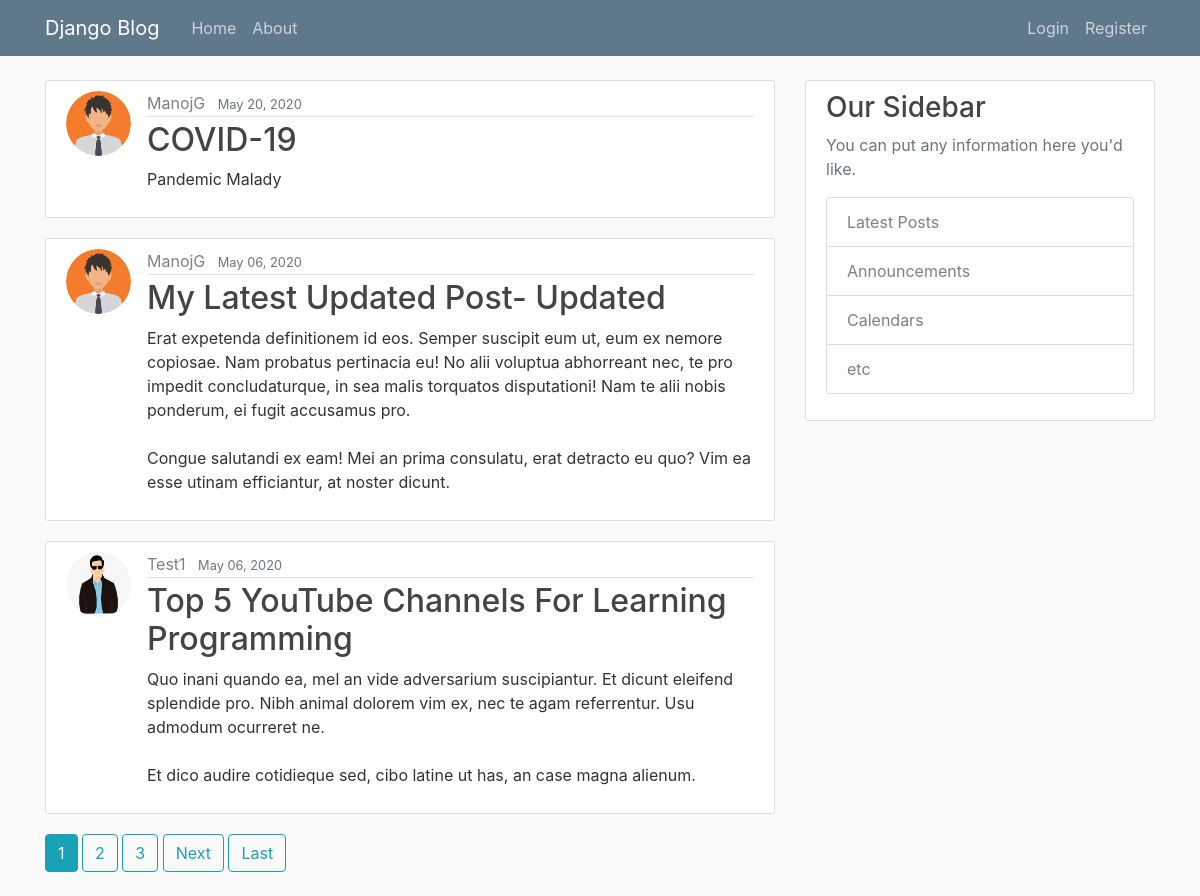
The page / on the database its author committed.
### blog/models.py (models this page shows, shortened)
class Post(models.Model):
    title = models.CharField(max_length=200)
    content = models.TextField()
    date_posted = models.DateTimeField(default=timezone.now)
    author = models.ForeignKey(User, on_delete=models.CASCADE)  # on_delete arg, is likely to delete the posts created by user when the user is no longer existing..

### users/models.py (models this page shows, shortened)
class Profile(models.Model):
    user = models.OneToOneField(User, on_delete=models.CASCADE) # CASCADE, means if user is deleted then delete's profile but not vice versa
    image = models.ImageField(default='default.jpg', upload_to='profile_pics')  # upload_to, is the directory where the pics get uploaded to.

### blog/views.py (the view)
# urls.py: path('', PostListView.as_view(), name='blog-home'),
class PostListView(ListView):
    model = Post
    template_name = 'blog/home.html'    # <app>/<model>_<viewtype>.html     # Overriding & reusing template
    context_object_name =  'posts'
    ordering = ['-date_posted']  # - (minus) will make posts appear in newest to oldest order
    paginate_by = 3

### blog/templates/blog/home.html (shortened to what this page needs)
{% extends "blog/base.html" %}
{% block content %}
        {% for post in posts %}
            <article class="media content-section">
                <img src="{{ post.author.profile.image.url }}" class="rounded-circle article-img">
                <div class="media-body">
                <div class="article-metadata">
                    <a class="mr-2"  href="{% url 'user-posts' post.author.username %}">{{ post.author }}</a>
                    <small class="text-muted">{{ post.date_posted|date:"F d, Y" }}</small>
                </div>
                <h2><a class="article-title" href="{% url 'post-detail' post.id %}">{{ post.title }}</a></h2>
                <p class="article-content">{{ post.content }}</p>
                </div>
            </article>
        {% endfor %}
    {% if is_paginated %}
      {% for num in page_obj.paginator.page_range %}
        {% if page_obj.number == num %}
          <a class="btn btn-info mb-4" href="?page={{ num }}">{{ num }}</a>
        {% elif num > page_obj.number|add:'-3' and num < page_obj.number|add:'3' %}
          <a class="btn btn-outline-info mb-4" href="?page={{ num }}">{{ num }}</a>
        {% endif %}
      {% endfor %}
      {% if page_obj.has_next %}
        <a class="btn btn-outline-info mb-4" href="?page={{ page_obj.next_page_number }}">Next</a>
        <a class="btn btn-outline-info mb-4" href="?page={{ page_obj.paginator.num_pages }}">Last</a>
      {% endif %}
    {% endif %}
{% endblock content %}

### blog/templates/blog/base.html (shortened to what this page needs)
{% load static %}
<!DOCTYPE html>
<html>
<head>
    <link rel="stylesheet" href="https://maxcdn.bootstrapcdn.com/bootstrap/4.0.0/css/bootstrap.min.css">
    <link rel="stylesheet" type="text/css" href="{% static 'blog/main.css' %}">
</head>
<body>
    <header class="site-header">
        <nav class="navbar navbar-expand-md navbar-dark bg-steel fixed-top">
          <div class="container">
            <a class="navbar-brand mr-4" href="{% url 'blog-home' %}">Django Blog</a>
            <div class="collapse navbar-collapse text-center" id="navbarToggle">
              <div class="navbar-nav mr-auto">
                <a class="nav-item nav-link" href="{% url 'blog-home' %}">Home</a>
                <a class="nav-item nav-link" href="{% url 'blog-about' %}">About</a>
              </div>
              <div class="navbar-nav">
                {% if user.is_authenticated %}
                  <a class="nav-item nav-link" href="{% url 'post-create' %}">New Post</a>
                  <a class="nav-item nav-link" href="{% url 'logout' %}">Logout</a>
                  <a class="nav-item nav-link" href="{% url 'profile' %}">{{ user.username }}</a>
                {% else %}
                  <a class="nav-item nav-link" href="{% url 'login' %}">Login</a>
                  <a class="nav-item nav-link" href="{% url 'register' %}">Register</a>
                {% endif %}
              </div>
            </div>
          </div>
        </nav>
    </header>
    <main role="main" class="container">
        <div class="row">
          <div class="col-md-8 col-lg-8">
            {% block content %}{% endblock %}
          </div>
          <div class="col-md-4">
            <div class="content-section">
              <h3>Our Sidebar</h3>
              <p class='text-muted'>You can put any information here you'd like.
                <ul class="list-group">
                  <li class="list-group-item list-group-item-light">Latest Posts</li>
                  <li class="list-group-item list-group-item-light">Announcements</li>
                  <li class="list-group-item list-group-item-light">Calendars</li>
                  <li class="list-group-item list-group-item-light">etc</li>
                </ul>
              </p>
            </div>
          </div>
        </div>
    </main>
</body>
</html>

### blog/static/blog/main.css (style rules this page uses)
a { color: grey; text-decoration: none; }
body { background: #fafafa; color: #333333; margin-top: 5rem; }
h1, h2, h3, h4, h5, h6 { color: #444444; }
ul { margin: 0; }
.bg-steel { background-color: #5f788a; }
.site-header .navbar-nav .nav-link { color: #cbd5db; }
.content-section { background: #ffffff; padding: 10px 20px; border: 1px solid #dddddd; border-radius: 3px; margin-bottom: 20px; }
.article-title { color: #444444; }
.article-content { white-space: pre-line; }
.article-img { height: 65px; width: 65px; margin-right: 16px; }
.article-metadata { padding-bottom: 1px; margin-bottom: 4px; border-bottom: 1px solid #e3e3e3 }

### rows shown on the page
Post: author.profile.image (picture), author "ManojG", date_posted "May 20, 2020", title "COVID-19", content "Pandemic Malady"
Post: author.profile.image (picture), author "ManojG", date_posted "May 06, 2020", title "My Latest Updated Post- Updated", content "Erat expetenda definitionem id eos. Semper suscipit eum ut, eum ex nemore copiosae. Nam probatus pertinacia eu! No alii voluptua abhorreant nec, te pro impedit concludaturque, in sea malis torquatos disputationi! Nam te alii nobis ponderum, ei fugit accusamus pro. Congue salutandi ex eam! Mei an prima consulatu, erat detracto eu quo? Vim ea esse utinam efficiantur, at noster dicunt."
Post: author.profile.image (placeholder picture), author "Test1", date_posted "May 06, 2020", title "Top 5 YouTube Channels For Learning Programming", content "Quo inani quando ea, mel an vide adversarium suscipiantur. Et dicunt eleifend splendide pro. Nibh animal dolorem vim ex, nec te agam referrentur. Usu admodum ocurreret ne. Et dico audire cotidieque sed, cibo latine ut has, an case magna alienum."

### other values the page prints
{{ num }} "1"
{{ num }} "2" "3"
